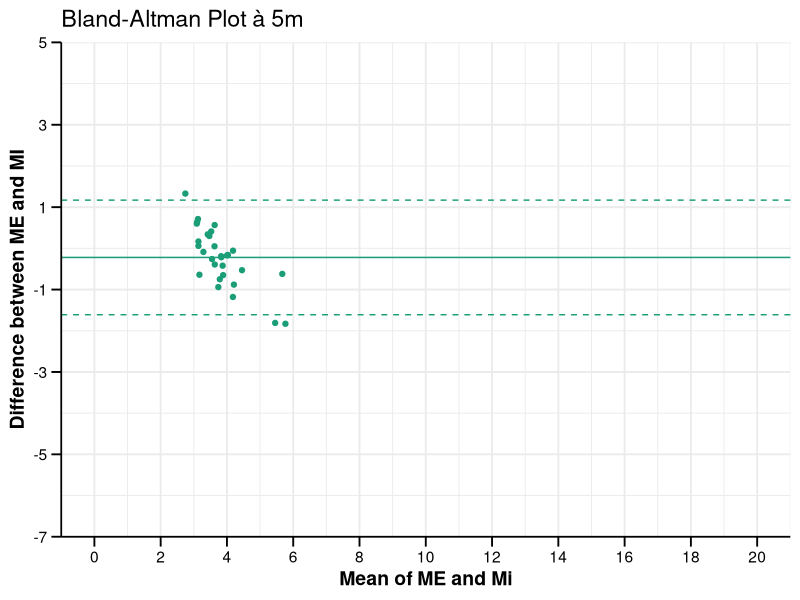
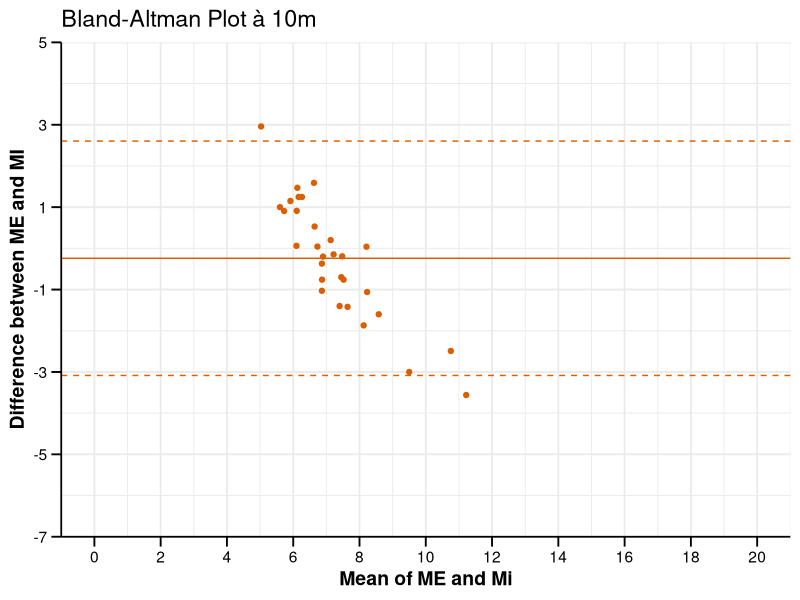
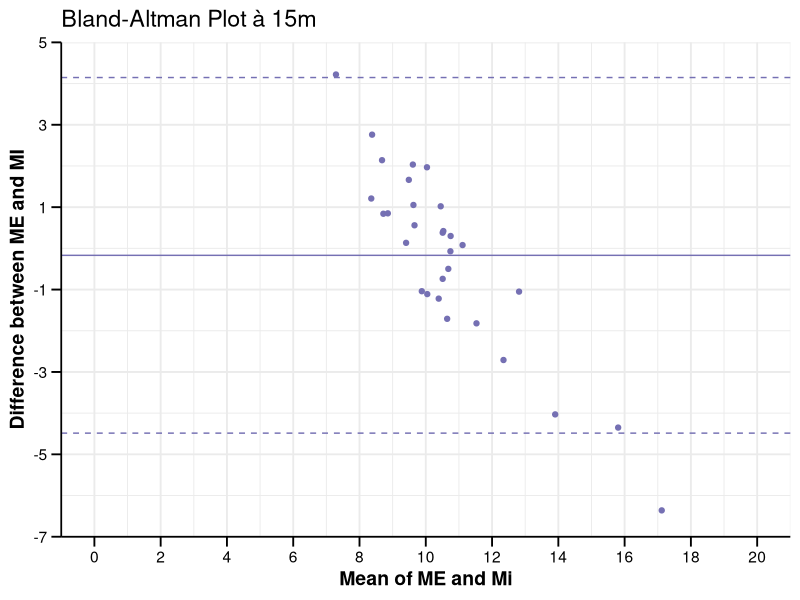
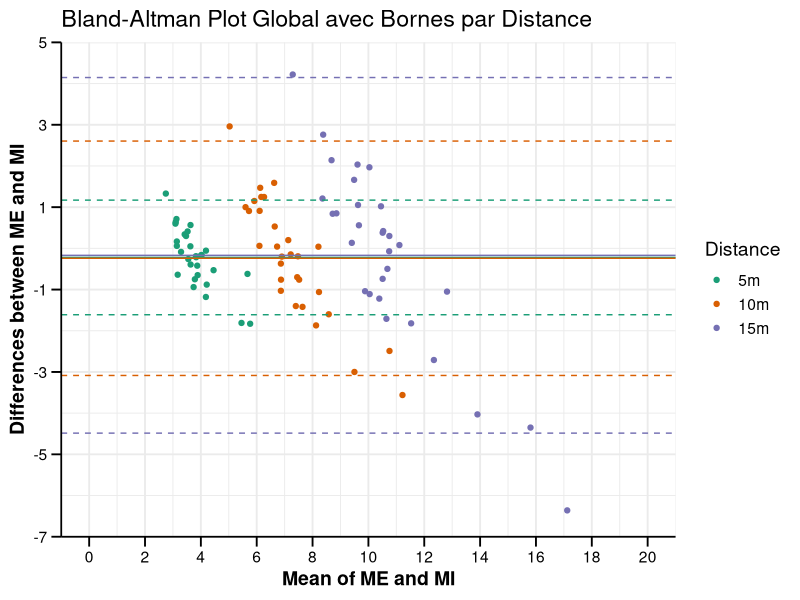

Generate these figures, in order, with R:
# Chargement des librairies nécessaires
library(ggplot2)
library(dplyr)


# Définir le répertoire de travail
setwd("C:\\Users\\evancaenegem\\Documents\\Doctorat\\8.Mémoires master\\Marche\\Data_Analyse_Walk_R\\")

# Chargement des données\ avec adaptation au format francophone
data <- read.csv2('Data_sorted.csv', sep=";", dec=",", header=TRUE)

# Fonction pour Bland-Altman plot adaptée aux colonnes spécifiques
bland_altman_plot <- function(df, measure_ext, measure_int, title, color, filename){
  df <- df %>% mutate(mean = ({{measure_ext}} + {{measure_int}})/2,
                      diff = {{measure_ext}} - {{measure_int}})
  
  mean_diff <- mean(df$diff)
  sd_diff <- sd(df$diff)
  lower <- mean_diff - 1.96 * sd_diff
  upper <- mean_diff + 1.96 * sd_diff
  
  plot <- ggplot(df, aes(x=mean, y=diff)) +
    geom_point(color=color) +
    geom_hline(yintercept = mean_diff, color=color, linetype="solid") +
    geom_hline(yintercept = c(lower, upper), color=color, linetype="dashed") +
    scale_x_continuous(limits = c(0, 20), breaks = seq(0, 20, 2)) +    # Ticks et limites sur X
    scale_y_continuous(limits = c(-7, 5), breaks = seq(-7, 5, 2), expand = c(0, 0)) +    # Inclure 0 dans Y
    labs(title = title, x="Mean of ME and Mi", y="Difference between ME and MI") +
    theme_minimal(base_size = 14) +  # Utilisation de theme minimal
    theme(
      panel.background = element_rect(fill = "white", colour = NA),
      plot.background = element_rect(fill = "white", colour = NA),
      axis.line = element_line(color = "black", size = 0.6),        # Bordure des axes
      axis.ticks = element_line(color = "black"),                   # Ticks visibles
      axis.ticks.length = unit(0.25, "cm"),                         # Longueur des ticks
      axis.text = element_text(color = "black"),                    # Couleur du texte des ticks
      axis.title = element_text(color = "black", face = "bold")     # Titres des axes en gras
    )
  
  ggsave(filename, plot, width=8, height=6, bg = "white")
  return(list(plot = plot, mean_diff = mean_diff, lower = lower, upper = upper))
}

# Bland-Altman plots individuels avec sauvegarde
ba_5m <- bland_altman_plot(data, ME_5m, MI_5m, "Bland-Altman Plot à 5m", "#1B9E77", "Bland_Altman_5m.png")
ba_10m <- bland_altman_plot(data, ME_10m, MI_10m, "Bland-Altman Plot à 10m", "#D95F02", "Bland_Altman_10m.png")
ba_15m <- bland_altman_plot(data, ME_15m, MI_15m, "Bland-Altman Plot à 15m", "#7570B3", "Bland_Altman_15m.png")

# Préparation des données globales avec les 30 points
combined_data <- data.frame(
  mean = c((data$ME_5m + data$MI_5m)/2, (data$ME_10m + data$MI_10m)/2, (data$ME_15m + data$MI_15m)/2),
  diff = c(data$ME_5m - data$MI_5m, data$ME_10m - data$MI_10m, data$ME_15m - data$MI_15m),
  Distance = rep(c("5m", "10m", "15m"), each = nrow(data))
)

# Forcer l'ordre pour que les couleurs correspondent
combined_data$Distance <- factor(combined_data$Distance, levels = c("5m", "10m", "15m"))

# Bland-Altman global avec couleurs distinctes et bornes par distance
global_plot <- ggplot(combined_data, aes(x=mean, y=diff, color=Distance)) +
  geom_point() +
  geom_hline(yintercept = c(ba_5m$mean_diff, ba_10m$mean_diff, ba_15m$mean_diff), 
             color=c("#1B9E77", "#D95F02", "#7570B3"), linetype="solid") +
  geom_hline(yintercept = c(ba_5m$lower, ba_10m$lower, ba_15m$lower), 
             color=c("#1B9E77", "#D95F02", "#7570B3"), linetype="dashed") +
  geom_hline(yintercept = c(ba_5m$upper, ba_10m$upper, ba_15m$upper), 
             color=c("#1B9E77", "#D95F02", "#7570B3"), linetype="dashed") +
  
  scale_x_continuous(limits = c(0, 20), breaks = seq(0, 20, 2)) +    # Ticks et limites sur X
  scale_y_continuous(limits = c(-7, 5), breaks = seq(-7, 5, 2), expand = c(0, 0)) +    # Inclure 0 dans Y
  scale_color_manual(values = c("#1B9E77", "#D95F02", "#7570B3")) +  # Définir les couleurs pour chaque Distance
  
  labs(title = "Bland-Altman Plot Global avec Bornes par Distance",
       x="Mean of ME and MI",
       y="Differences between ME and MI",
       color="Distance") +
  
  theme_minimal(base_size = 14) +  # Utilisation de theme minimal
  theme(
    panel.background = element_rect(fill = "white", colour = NA),
    plot.background = element_rect(fill = "white", colour = NA),
    axis.line = element_line(color = "black", size = 0.6),        # Bordure des axes
    axis.ticks = element_line(color = "black"),                   # Ticks visibles
    axis.ticks.length = unit(0.25, "cm"),                         # Longueur des ticks
    axis.text = element_text(color = "black"),                    # Couleur du texte des ticks
    axis.title = element_text(color = "black", face = "bold")     # Titres des axes en gras
  )


ggsave("Bland_Altman_Global.png", global_plot, width=8, height=6, bg = "white")
